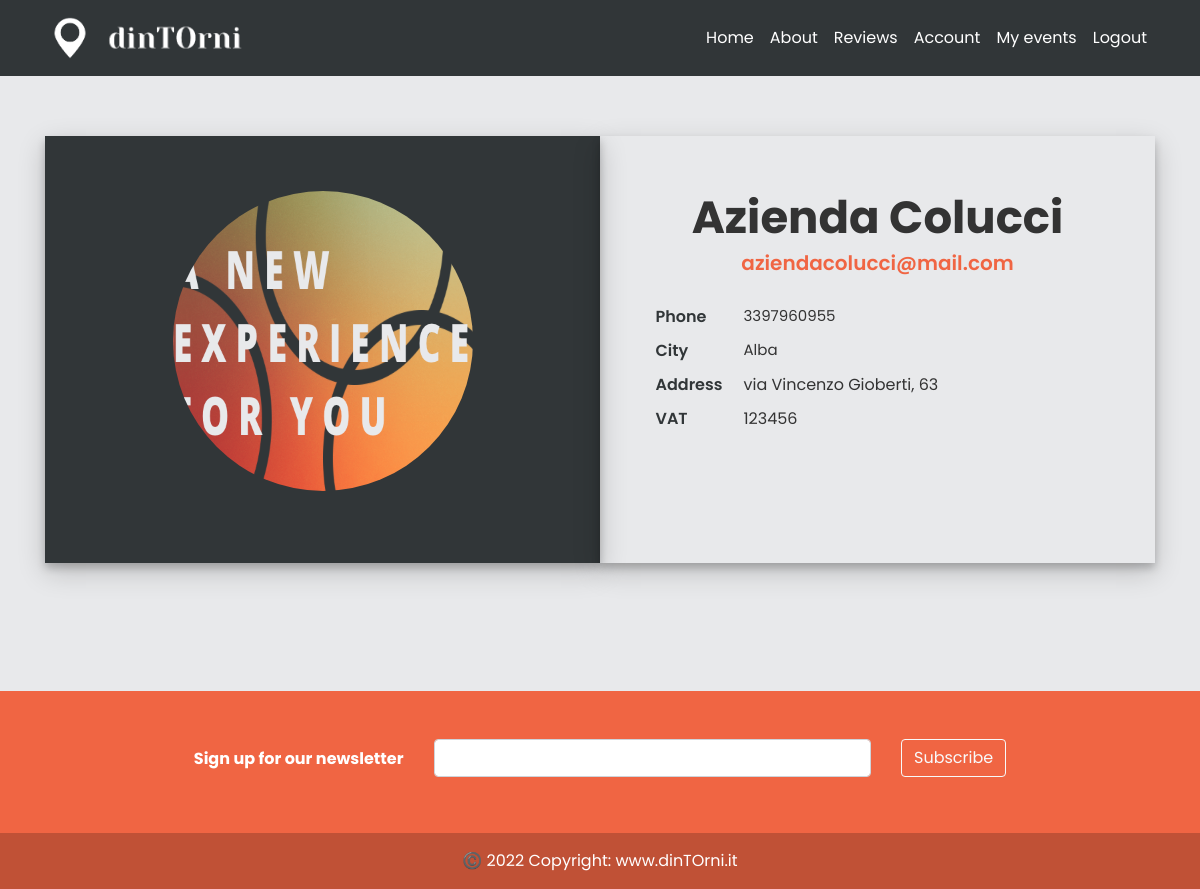
Screenshot of /1/business_info (signed in) with the database file from the repository.
### models.py (models this page shows, shortened)
class User(db.Model, UserMixin):
    _tablename__ = 'user'
    id = db.Column(db.Integer, primary_key=True)
    email = db.Column(db.String(120), unique=True, nullable=False)
    image_file = db.Column(db.String(20), nullable=False, default='default.jpg')
    password = db.Column(db.String(60), nullable=False)
    telephone = db.Column(db.Integer(), nullable=False)
    type= db.Column(db.String(20))
    __mapper_args__={
        'polymorphic_identity': 'user',
        'polymorphic_on': type
    }

class Business(User, db.Model):
    _tablename__ = 'business'
    id = db.Column(db.Integer, db.ForeignKey('user.id'), primary_key=True)
    name = db.Column(db.String(20), unique=True, nullable=False)
    vat_number = db.Column(db.Integer())#rimettere i nullable
    city = db.Column(db.String(20))
    address = db.Column(db.String(30))
    events = db.relationship('Event', backref='creator', lazy=True)
    link_facebook = db.Column(db.String())
    link_instagram = db.Column(db.String())
    link_twitter = db.Column(db.String())
    link_website = db.Column(db.String())
    __mapper_args__ = {
        'polymorphic_identity': 'business',
    }

### app/events/routes.py (the view)
@events.route("/<int:event_id>/business_info", methods=['GET', 'POST'])
def business_info(event_id):
    e = Event.query.get_or_404(event_id)
    return render_template('account_business.html', event = e)

### models.py (called while the page is built)
@login_manager.user_loader
def load_user(email):
    user = User.query.get(email)
    return user

### app/templates/account_business.html
{% extends "layout.html" %}
{% block content %}
    <div class="container login-container pb-5" style="height: 500px">
        <div class="row">
            <div class="col-md-6 login-form-3">
                <div class="about-avatar">
                    <img class="rounded-circle account-img" style="height: 300px; width: 300px" src="{{ url_for('static', filename='profile_pics/' + event.creator.image_file) }}">
                </div>
            </div>
            <div class="col-md-6 login-form-1">
                <div class="about-text go-to">
                    <h3 class="dark-color">{{ event.creator.name }}</h3>
                    <h6 class="theme-color lead text-center">{{ event.creator.email }}</h6>
                    <div class="row about-list pb-2">
                        <div class="col">
                                <div class="media">
                                    <label>Phone</label>
                                    <p>{{ event.creator.telephone }}</p>
                                </div>
                                <div class="media">
                                    <label>City</label>
                                    <p>{{ event.creator.city }}</p>
                                </div>
                                <div class="media">
                                    <label>Address</label>
                                    {{ event.creator.address }}
                                </div>
                                <div class="media">
                                    <label>VAT</label>
                                    {{ event.creator.vat_number }}
                                </div>
                            </div>
                    </div>
                </div>
            </div>
        </div>
    </div>
{% endblock content %}

### app/static/main.css (style rules this page uses)
body { background: #fafafa; color: #333333; margin-top: 5rem; }
h1, h2, h3, h4, h5, h6 { color: #444444; }
.account-img { height: 125px; width: 125px; display: block; margin-left: auto; margin-right: auto; margin-bottom: 16px; justify-content: center; }
.login-container { margin-top: 5%; margin-bottom: 5%; }
.login-form-1 { padding: 5%; box-shadow: 0 5px 8px 0 rgba(0, 0, 0, 0.2), 0 9px 26px 0 rgba(0, 0, 0, 0.19); }
.login-form-1 h3 { text-align: center; color: #333; }
.login-form-3 { padding: 5%; background: #313638; box-shadow: 0 5px 8px 0 rgba(0, 0, 0, 0.2), 0 9px 26px 0 rgba(0, 0, 0, 0.19); }
img { border: 0; }
img { max-width: 100%; }
img { vertical-align: middle; border-style: none; }
.about-text h3 { font-size: 45px; font-weight: 700; margin: 0 0 6px; }
.about-text h6 { font-weight: 600; margin-bottom: 15px; }
.about-text p { font-size: 18px; max-width: 450px; }
.about-list { padding-top: 10px; }
.about-list .media { padding: 5px 0; }
.about-list label { color: #313638; font-weight: 600; width: 88px; margin: 0; position: relative; }
.about-list p { margin: 0; font-size: 15px; }
.theme-color { color: #F06543; }
.dark-color { color: #313638; }
*, body { font-family: "Poppins", sans-serif; }
.text-center { text-align: center !important; }
.rounded-circle { border-radius: 50% !important; }
.media { display: -ms-flexbox; display: flex; -ms-flex-align: start; align-items: flex-start; }

### rows the page displays
User: image_file (placeholder picture), creator.email "aziendacolucci@mail.com", creator.telephone "3397960955"
Business: creator.name "Azienda Colucci", creator.city "Alba", creator.address "via Vincenzo Gioberti, 63", creator.vat_number "123456"
